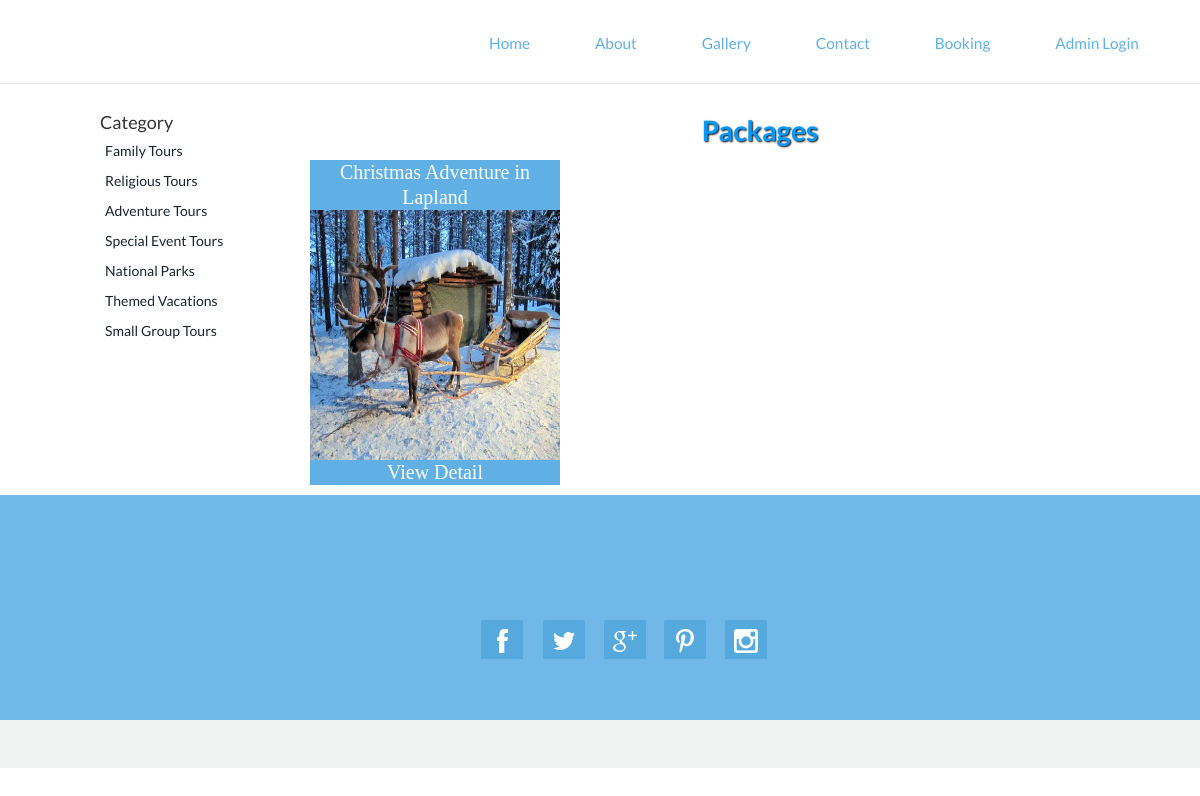
Page /package.php?subcatid=1 on the committed database.
### tables this page shows
CREATE TABLE `category` (
  `Cat_id` int(100) NOT NULL,
  `Cat_name` varchar(2000) NOT NULL
);

CREATE TABLE `package` (
  `Packid` int(200) NOT NULL,
  `Packname` varchar(1000) NOT NULL,
  `Category` int(200) NOT NULL,
  `Subcategory` int(200) NOT NULL,
  `Packprice` int(200) NOT NULL,
  `Pic1` varchar(8000) NOT NULL,
  `Pic2` varchar(8000) NOT NULL,
  `Pic3` varchar(8000) NOT NULL,
  `Detail` varchar(8000) NOT NULL
);

### package.php (the view, shortened to what this page needs)
<!DOCTYPE html>
<html>
<head>
<link href="stylecss.css" rel='stylesheet' type='text/css'/>
<link href="css/bootstrap.css" rel='stylesheet' type='text/css'/>
<link href="css/style.css" rel="stylesheet" type="text/css" media="all"/>
</head>
<body>
<?php include('function.php'); ?>
<?php include('top.php'); ?>
<br>
<br>
<br>
<div style="height:50px"></div>
<div style="width:1000px; margin:auto" >
<div style="width:200px; float:left">
<table cellpadding="0" cellspacing="0" width="1000px">
<tr><td style="font-size:18px" color="#09F">Category</td></tr>
<?php
$s="select * from category";
$result=mysqli_query($cn,$s);
while($data=mysqli_fetch_array($result))
{
		echo "<tr><td style=' padding:5px;'><a href='subcat.php?catid=$data[0]'>$data[1]</a></td></tr>";
}
?>
</table>
</div>
<div style="width:800px; float:left">
<table cellpadding="0px" cellspacing="0" width="1000px">
<tr><td class="headingText">Packages</td></tr>
<tr><td class="paraText" width="900px">
<table cellpadding="0" cellspacing="0" width="900px">
<?php
$s="select * from package where package.subcategory='" . $_GET["subcatid"] ."'";
$result=mysqli_query($cn,$s);
$n=0;
while($data=mysqli_fetch_array($result))
{
	if($n%3==0)
	{
	?>
<tr>
<?php
	}?>
<td>
<table border="0" width="100px">
<tr><td align="center" style="background-color:#60B0E6; font-size:20px; font-family:Lucida Calligraphy; color:#FFF"><?php echo $data[1]; ?></td></tr>
<tr><td class="image"><img src="Admin/packimages/<?php echo $data[5];?>" width="250px" height="250px" /></td></tr>
<tr><td align="center" style="background-color:#60B0E6; font-size:20px; font-family:Lucida Calligraphy; color:#09F"><a href="detail.php?pid=<?php echo $data[0];   ?>"><font color="#FFFFFF">View Detail</font></a></td></tr>
</table>
</td>
<?php
$n=$n+1;
}
?>
</table>
</td></tr></table>
</div>
</div>
<?php include('bottom.php'); ?>
</body>
</html>

### function.php (shortened to what this page needs)
<!DOCTYPE html>
<html>
<head>
</head>
<body>
</body>
</html>

### top.php (shortened to what this page needs)
<div class="header-top">
  <div class="container">
	 <div class="top-nav">
				<div class="menu">
				<ul id="nav">
					 <li><a href="index.php#section-1"  onclick="javascript:window.open('index.php#section-1','_self')">                            Home</a></li>
					 <li><a href="index.php#section-2"  onclick="javascript:window.open('index.php#section-2','_self')">                           About</a></li>
					 <li><a href="index.php#section-3"  onclick="javascript:window.open('index.php#section-3','_self')">                             Gallery</a></li>
					 <li><a href="index.php#section-5"   onclick="javascript:window.open('index.php#section-5','_self')">                              Contact</a></li>
					 <li><a href="category.php" onclick="javascript:window.open('category.php','_self')">Booking</a></li>
					 <li><a href="admin/loginform.php"  onclick="javascript:window.open('index.php#section-1','_self')">                            Admin Login</a></li>
				 </ul>
				 </div>
	 </div>
	  <div class="clearfix"> </div>
 </div>
</div>

### bottom.php (shortened to what this page needs)
<div class="fotter">
	 <div class="container">
		 <div class="fotter-grids">
			 <div class="col-md-4 fotter-left">
			 </div>
			 <div class="col-md-4 fotter-middle">
			 <div class="col-md-4 fotter-right" style="padding-left:10px">
			 <h3></h3><br/>
			  </div>
			 <div class="social-icons">
			 <a href="https://www.facebook.com"><span class="facebook"> </span></a>
			 <a href="https://twitter.com/?lang=en"><span class="twitter"> </span></a>
			 <a href="https://myaccount.google.com/"><span class="googleplus"> </span></a>
			 <a href="https://www.pinterest.com/"><span class="pinterest"> </span></a>
			 <a href="https://www.instagram.com"><span class="instagram"> </span></a>
			 </div>
			 <div class="clearfix"></div>
	     </div>
		 <div class="clearfix"></div>
	 </div>
</div>
</div>
<div class="copyright text-right">
<p style="padding-right:100px"></p>
</div>

### stylecss.css (style rules this page uses)
.headingText { font-size:38px; color:#09F; margin:5px; font-weight:bold; text-shadow:1px 1px 2px black;; text-align:center; }
.paraText { line-height:25px; padding:10px; text-align:justify; }
.image { border:#03F; border-image:fill; }

### css/style.css (style rules this page uses)
.headingText { font-size:28px; color:#09F; margin:5px; font-weight:bold; text-shadow:1px 1px 2px black;; text-align:center; }
.paraText { line-height:25px; padding:10px; text-align:justify; }
.image { border:#03F; border:thick:#9C0; }
body { margin:0; padding:0; font-family: 'Lato', sans-serif; -webkit-appearance:none; }
body a { transition:0.5s all; -webkit-transition:0.5s all; -moz-transition:0.5s all; -o-transition:0.5s all; -ms-transition:0.5s all; }
p { margin:0; }
ul { margin:0; padding:0; }
.header-top { background:#fff; min-height:32px; padding:1.5em 0; position: fixed; z-index: 9999; width: 100%; clear: both; border-bottom:1px solid rgba(128, 128, 128, 0.17); }
.top-nav ul { float:right; margin:0.3em 0 0 0; }
.top-nav ul li { display:inline-block; margin: 0 0.5em; }
.top-nav ul li a { color:#60B0E6; text-decoration:none; padding:0.4em 1.5em; display:block; border:1px solid #fff; font-size:1.1em; font-weight:400; }
.container:after { content: "\0020"; display: block; height: 0; clear: both; visibility: hidden; }
.clearfix:before, .clearfix:after, .row:before, .row:after { content: '\0020'; display: block; overflow: hidden; visibility: hidden; width: 0; height: 0; }
.row:after, .clearfix:after { clear: both; }
.row, .clearfix { zoom: 1; }
.fotter { background:#70B8E8; min-height:100px; }
.fotter-grids { padding: 4em 0; }
.social-icons { margin-top:3.5em; }
.social-icons a span { width:44px; height:39px; background:url('../images/social-icons.png') no-repeat 0px 0px; display:inline-block; margin: 0 0.5em; }
.social-icons a span.facebook { background-position: 0px 0px; }
.social-icons a span.twitter { background-position:-63px 0px; }
.social-icons a span.googleplus { background-position:-127px 0px; }
.social-icons a span.pinterest { background-position: -190px 0px; }
.social-icons a span.instagram { background-position:-254px 0px }
.social-icons { float:right; }
.copyright { background:#F1F2F2; min-height:48px; }
.copyright p { color:#9D9C9C; padding:1em 0; }

### rows in the picture
category: Cat_name "Family Tours"
category: Cat_name "Religious Tours"
category: Cat_name "Adventure Tours"
category: Cat_name "Special Event Tours"
category: Cat_name "National Parks"
category: Cat_name "Themed Vacations"
category: Cat_name "Small Group Tours"
package: Packname "Christmas Adventure in Lapland", Pic1 (picture)
